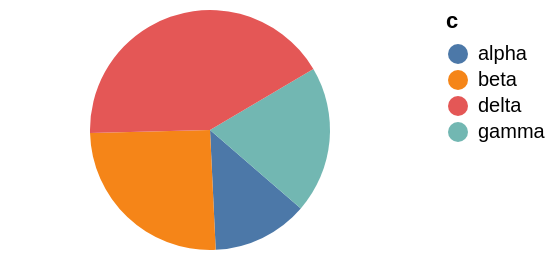

The specification (Vega-Lite) saved for this image:
### Vega-Lite specification from a JSON file in a GitHub repository (floating-point values rounded to 4 significant figures)
{"$schema": "https://vega.github.io/schema/vega-lite/v6.json", "width": 200, "height": 120, "data": {"values": [{"c": "alpha", "v": 28, "w": 3, "t": "2024-01-07"}, {"c": "beta", "v": 55, "w": 7, "t": "2024-03-19"}, {"c": "gamma", "v": 43, "w": 5, "t": "2024-06-02"}, {"c": "delta", "v": 91, "w": 9, "t": "2024-09-11"}]}, "mark": {"type": "arc", "thetaOffset": -4}, "encoding": {"theta": {"field": "v", "type": "quantitative"}, "color": {"field": "c", "type": "nominal"}}}
